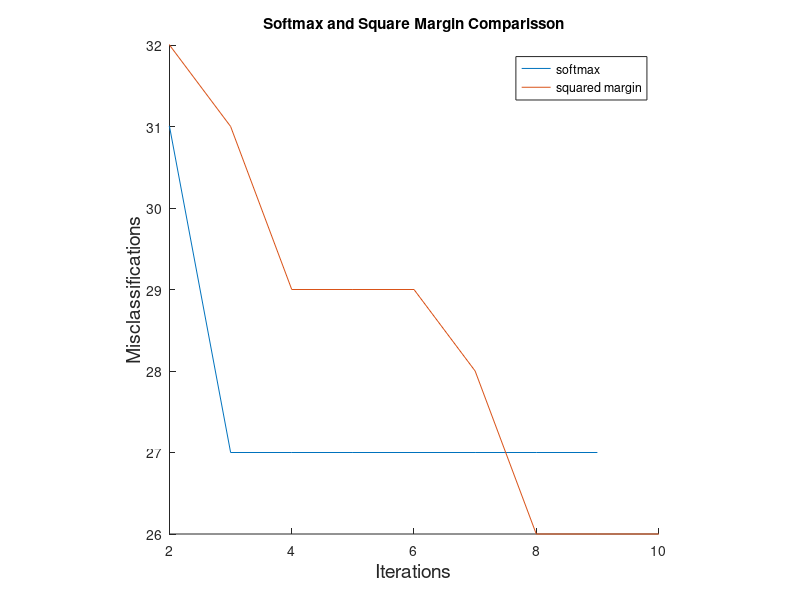

Source code (MATLAB):
function prob4_9()
% Modified by Stephanie Chang
% Problem 4.9
%
% softmax_grad_demo_hw - when complete reproduces Figure 4.3 from Chapter 4
% of the text

%%% load data 
[X,y] = load_data();

%%% run gradient descent 
[w,error_log] = softmax_newton(X,y);
[wn,archive] = sqr_margin_newton(X,y);

%%% plot everything, pts and lines %%%
plot_all(X',y,w,error_log,archive);


%%%%%%%%%%%%%%%%% functions %%%%%%%%%%%%%%%
%%% gradient descent function for softmax cost/logistic regression %%%
function [w,error_log] = softmax_newton(X,y)
    %%% initialize w0 and make step length %%%
    X = [ones(size(X,1),1) X]';  % use compact notation
    w = 0.008*ones(9,1);              % random initial point
    
    % Initializations 
    iter = 1;
    max_its = 30000;
    grad = 1;
    error_log = [];
    
    N = size(X,1);  %8+1 = 9
    P = size(X,2);  %699
        
    while  norm(grad) > 10^-12 && iter < max_its        
        sig_pow = (X'*w).*(y); % 699x1 matrix of +ypXp'w
        sigma = 1./(ones(P,1)+exp(sig_pow));
        r = -(sigma).*y; %699x1
        grad = X*r;          
   
        hessian = X*((sigma - sigma.^2).*X');
        w = w - pinv(hessian)*grad;
        
        % update iteration count
        if iter > 1
            error = sum(sig_pow(:)<0); 
            error_log = cat(1, error_log, error);
        end
        iter = iter + 1;
    end
end

function [wn,archive] = sqr_margin_newton(X,y)
    %%% initialize w0 and make step length %%%
    X = [ones(size(X,1),1) X]';  % use compact notation
    wn = 0.0875*ones(9,1);              % random initial point
    
    % Initializations 
    cycle = 1;
    max_cycle = 30000;
    grad_n = 1;
    archive = [];
    
    N = size(X,1);  %8+1 = 9
    P = size(X,2);  %699

    while  norm(grad_n) > 10^-12 && cycle < max_cycle        
        expr = (X'*wn).*(y); % 699x1 matrix of +ypXp'w
        check = ones(P,1) - expr;
        check(check<0)=0    % Replaces negative 1-ypXp'w values with 0
        grad_n = X*(-2*check.*y)  %(9x699)(699x1) = 9x1     
   
        hess = 2*X*X';
        wn = wn - pinv(hess)*grad_n;
        
        % update iteration count
        if cycle > 1
            error_n = sum(expr(:)<0); 
            archive = cat(1, archive, error_n);
        end
        cycle = cycle + 1;
    end
end

%%% plots everything %%%
function plot_all(X,y,w,error_log,archive)
    % plot softmax optimization
    figure(1)
    s = [1:1:size(error_log,1)]';
    plot (s, error_log);
    hold on
    % plot square margin optimization
    s2 = [1:1:size(archive,1)]';
    plot(s2, archive);
    
    % clean up plot and add info labels
    set(gcf,'color','w');
    axis square
    box off
    axis([2 10 26 32])
    title('Softmax and Square Margin Comparisson')
    xlabel('Iterations','Fontsize',14)
    ylabel('Misclassifications','Fontsize',14)
    set(get(gca,'YLabel'),'Rotation',90)
    legend('softmax','squared margin')
end

%%% loads data %%%
function [X,y] = load_data()
    data = csvread('breast_cancer_data.csv');
    X = data(:,1:end-1);
    y = data(:,end);
end

end
